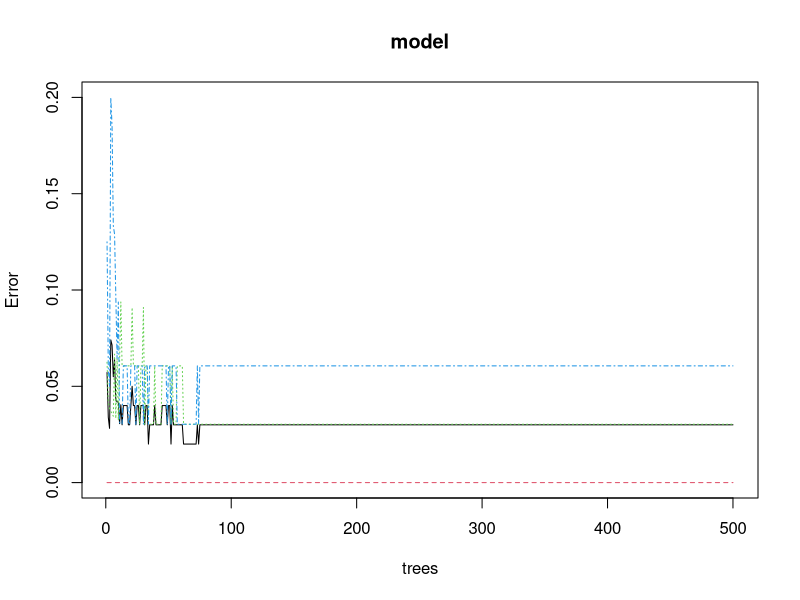

R code for this plot:
## ---- chunk 1
testidx <- which(1:length(iris[,1])%%3==0)

iristrain <- iris[-testidx,]
iristest <- iris[testidx,]

library(randomForest)
# Train 100 trees, random selected attributes
model <- randomForest(Species~., data=iristrain, nTree=500) # groeeres ntree weniger Fehler
plot(model)
## ---- chunk 2
prediction <- predict(model, newdata = iristest, type='class')
table(prediction, iristest$Species)
importance(model)
